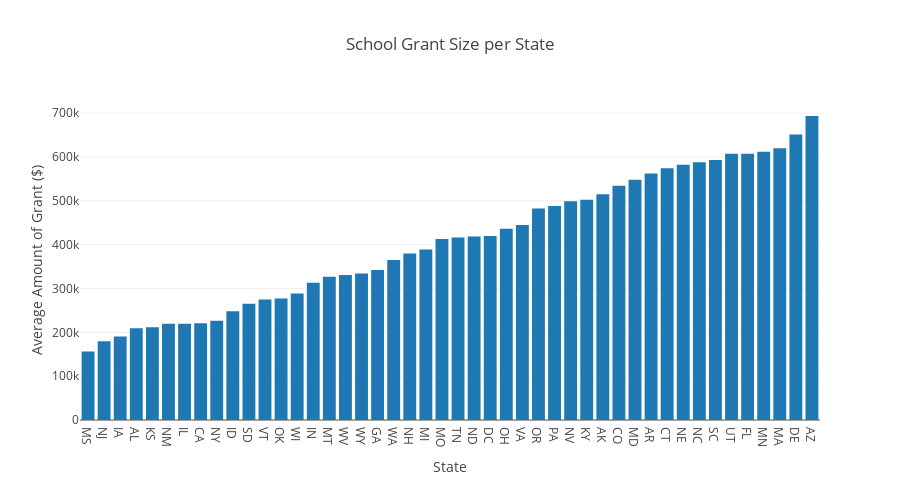

Write notebook code for a chart like this one.
### Code cell
iplot(
    go.Figure(
        data = [
            go.Bar(x=dataAverSortN['State'], y=dataAverSort['2010/11/Award Amount'])],
    
        layout = go.Layout(
            height = 500,
            title = 'School Grant Size per State',
            xaxis=dict(
            title='State'),
            yaxis=dict(
            title='Average Amount of Grant ($)')
        )
))

### Figure 1 — Plotly figure (JSON) as saved in the notebook; plotly's stock layout.template omitted (floating-point values rounded to 4 significant figures)
{"data": [{"type": "bar", "uid": "b761e4e2-74ae-44c0-8d2e-34c992984e98", "x": ["MS", "NJ", "IA", "AL", "KS", "NM", "IL", "CA", "NY", "ID", "SD", "VT", "OK", "WI", "IN", "MT", "WV", "WY", "GA", "WA", "NH", "MI", "MO", "TN", "ND", "DC", "OH", "VA", "OR", "PA", "NV", "KY", "AK", "CO", "MD", "AR", "CT", "NE", "NC", "SC", "UT", "FL", "MN", "MA", "DE", "AZ"], "y": [156300.0, 179900.0, 190300.0, 209162, 211800.0, 219500.0, 219711, 220500.0, 226800.0, 248340, 265445, 275000.0, 277000.0, 288736, 313100.0, 326900.0, 330700.0, 334200.0, 342000.0, 365000.0, 380200.0, 389100.0, 413000.0, 416500.0, 418574, 419900.0, 436200.0, 444900.0, 482669, 488200.0, 499200.0, 502600.0, 515300.0, 534600.0, 548507, 562300.0, 574400.0, 582600.0, 588100.0, 593300.0, 607375, 607600.0, 612300.0, 620100.0, 651608, 693755]}], "layout": {"height": 500, "title": "School Grant Size per State", "xaxis": {"title": "State"}, "yaxis": {"title": "Average Amount of Grant ($)"}}}
